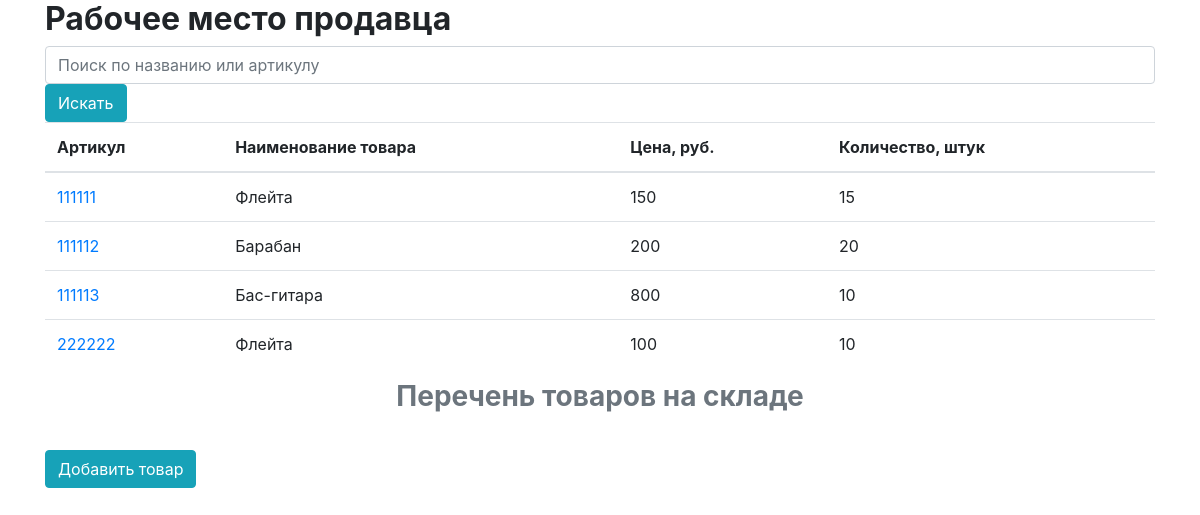
The app's page /, older data.
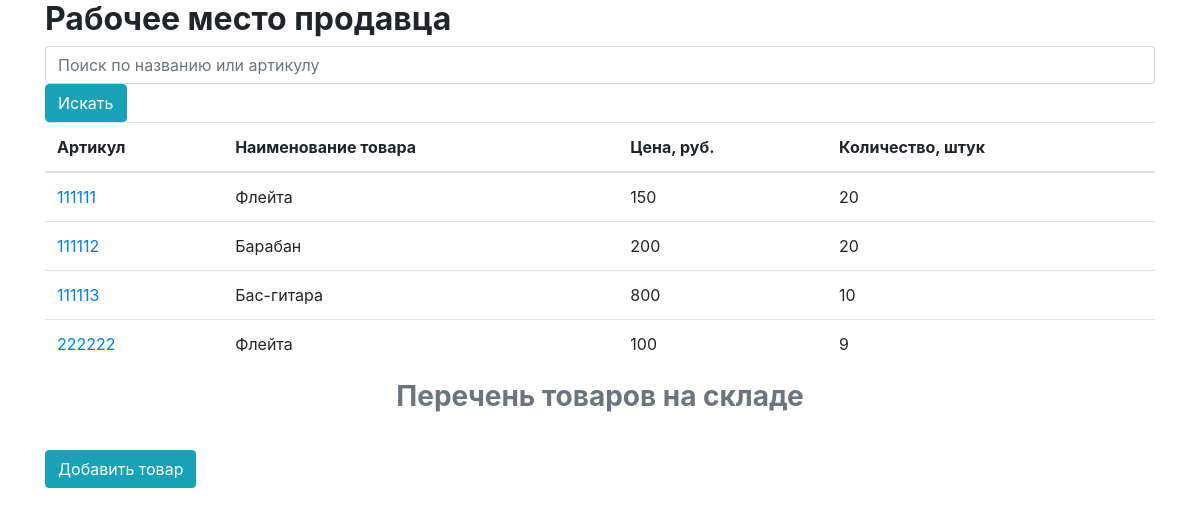
The same page, newer data.
### tables this page shows
CREATE TABLE products (
            vendor_code INTEGER PRIMARY KEY,
            product_name TEXT NOT NULL,
            price INTEGER NOT NULL,
            quantity INTEGER NOT NULL DEFAULT 0 CHECK (quantity >= 0)
        );

### app/main.py (the view)
    @app.route("/", methods=['GET'])
    def index():
        search = request.args.get('search')
        if search:
            search_result = db.search_product(db.open_db(db_url), search)
            return render_template('index.html', items=search_result, search=search)
        get_all_result = db.get_all(db.open_db(db_url))
        return render_template('index.html', items=get_all_result)

### app/db.py (called while the page is built)
def open_db(url):
    connection = sqlite3.connect(url)
    connection.row_factory = sqlite3.Row
    return connection

def get_all(connection):
    with connection:
        cursor = connection.cursor()
        cursor.execute("""
        SELECT vendor_code, product_name, price, quantity
          FROM products""")
        items = []
        for row in cursor:
            items.append(
                Products(
                    row['vendor_code'],
                    row['product_name'],
                    row['price'],
                    row['quantity']
                )
            )
        return items

### app/templates/index.html (shortened to what this page needs)
<!doctype html>
<html lang="en">
<head>
    <link rel="stylesheet" href="https://stackpath.bootstrapcdn.com/bootstrap/4.3.1/css/bootstrap.min.css"
>
</head>
<body>
<div class="container">
    <p class="h2 text-left font-weight-bold">Рабочее место продавца</p>
    <form>
        <input name="search" class="form-control" placeholder="Поиск по названию или артикулу" type="search"
               value="{{ search }}">
        <button type="submit" class="btn btn-info">Искать</button>
    </form>
    <table class="table table-hover">
        <caption class="h3 font-weight-bold text-center">Перечень товаров на складе</caption>
        <thead>
        <tr>
            <th scope="col">Артикул</th>
            <th scope="col">Наименование товара</th>
            <th scope="col">Цена, руб.</th>
            <th scope="col">Количество, штук</th>
        </tr>
        </thead>
        <tbody>
        {% for item in items %}
        <tr>
            <td><a href="{{ url_for('details_of_product', vendor_code=item.vendor_code) }}"> {{ item.vendor_code }}</a>
            </td>
            <td>{{ item.product_name }}</td>
            <td>{{ item.price }}</td>
            <td>{{ item.quantity }}</td>
        </tr>
        {% endfor %}
        </tbody>
    </table>
    <p><a class="btn btn-info" href="{{ url_for('add_product') }}">Добавить товар</a></p>
</div>
</body>
</html>

Row changes from the older to the newer data that the page shows:
changed products id 111111: quantity "15" → "20"
changed products id 222222: quantity "10" → "9"
